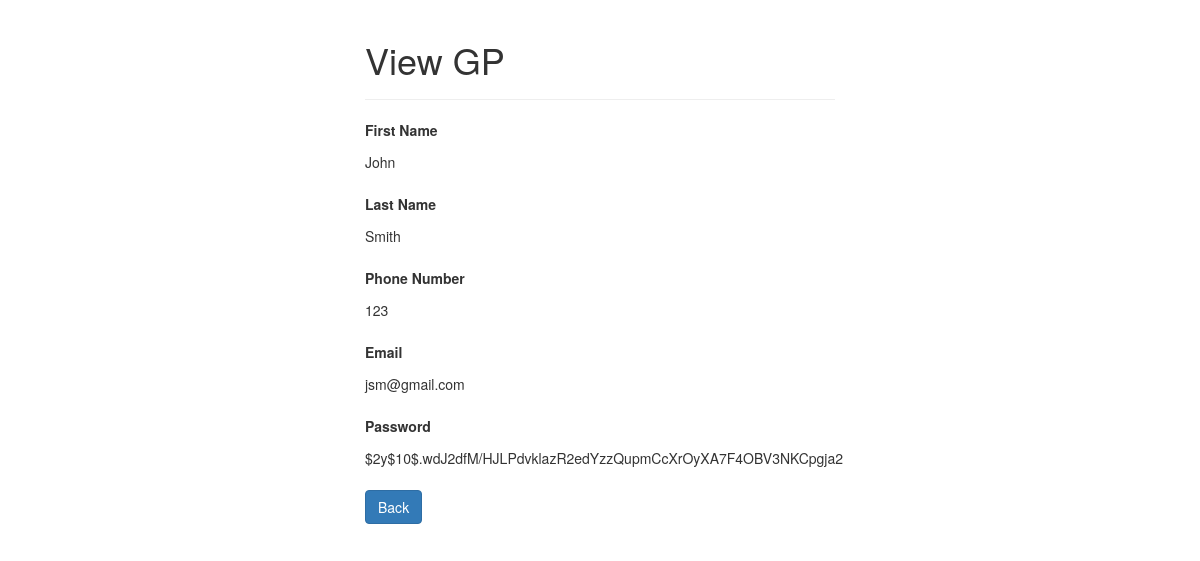
Screenshot of /scripts/ops/ins/read.php?email=jsm@gmail.com with the database file from the repository.
### tables this page shows
CREATE TABLE `insurer` (
  `first_name` varchar(255) NOT NULL,
  `last_name` varchar(255) NOT NULL,
  `phone_no` int(255) NOT NULL,
  `email` varchar(255) NOT NULL,
  `password` varchar(255) NOT NULL
);

### scripts/ops/ins/read.php (the view, shortened to what this page needs)
<?php
if(isset($_GET["email"]) && !empty(trim($_GET["email"]))){
    require_once __DIR__ . "/../../config.php";
    $sql = "SELECT * FROM insurer WHERE email = ?";
    if($stmt = mysqli_prepare($conn, $sql)){
        mysqli_stmt_bind_param($stmt, "s", $param_email);
        if(mysqli_stmt_execute($stmt)){
            $result = mysqli_stmt_get_result($stmt);
            if(mysqli_num_rows($result) == 1){
                $row = mysqli_fetch_array($result, MYSQLI_ASSOC);
            } else{
                header("location: error.php");
                exit();
            }
        } else{
            echo "Oops! Something went wrong. Please try again later.";
        }
    }
} else{
    header("location: error.php");
    exit();
}
?>
<!DOCTYPE html>
<html lang="en">
<head>
    <link rel="stylesheet" href="https://maxcdn.bootstrapcdn.com/bootstrap/3.3.7/css/bootstrap.css">
</head>
<body>
    <div class="wrapper">
        <div class="container-fluid">
            <div class="row">
                <div class="col-md-12">
                    <div class="page-header">
                        <h1>View GP</h1>
                    </div>
                    <div class="form-group">
                        <label>First Name</label>
                        <p class="form-control-static"><?php echo $row["first_name"]; ?></p>
                    </div>
                    <div class="form-group">
                        <label>Last Name</label>
                        <p class="form-control-static"><?php echo $row["last_name"]; ?></p>
                    </div>
					<div class="form-group">
                        <label>Phone Number</label>
                        <p class="form-control-static"><?php echo $row["phone_no"]; ?></p>
                    </div>
					<div class="form-group">
                        <label>Email</label>
                        <p class="form-control-static"><?php echo $row["email"]; ?></p>
                    </div>
					<div class="form-group">
                        <label>Password</label>
                        <p class="form-control-static"><?php echo $row["password"]; ?></p>
                    </div>
                    <p><a href="list.php" class="btn btn-primary">Back</a></p>
                </div>
            </div>
        </div>
    </div>
</body>
</html>

### scripts/ops/ins/read.php (style rules this page uses)
.wrapper { width: 500px; margin: 0 auto; }

### rows the page displays
insurer: first_name "John", last_name "Smith", phone_no "123", email "jsm@gmail.com", password "$2y$10$.wdJ2dfM/HJLPdvklazR2edYzzQupmCcXrOyXA7F4OBV3NKCpgja2"
